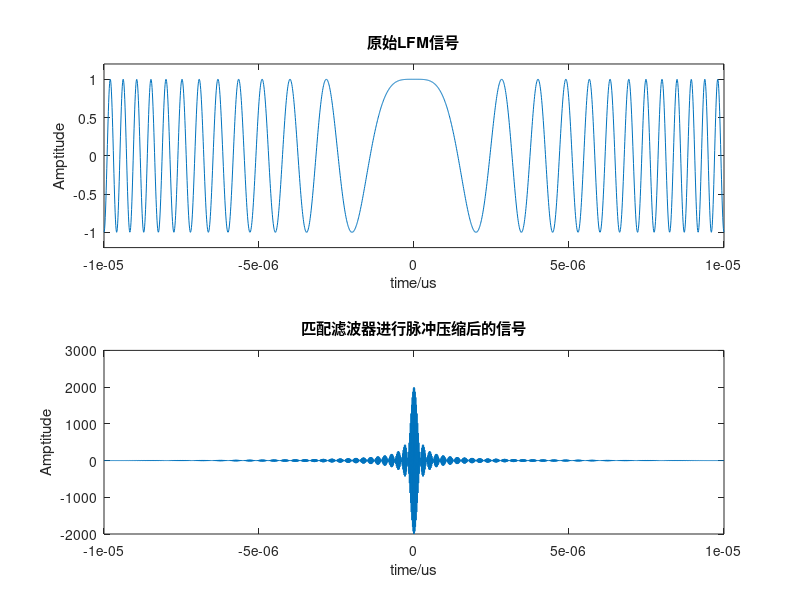

Recreate this plot in MATLAB. (Note: this script raises an error after producing the figure.)
clear;
%%参数设置
bw = 5e6;       %线性调频带宽10Mhz
tw = 20e-6;     %脉宽20us
a = 20;         %过采样率
fs = bw * a;    %采样频率
Ts = 1/fs;      %采样周期
k = bw/tw;      %k

%LFM波形生成
n = -tw/2:Ts:tw/2;
lfm_waveform = exp(1i*pi*k*n.^2);
%定义匹配滤波器
Gf0 = fftshift(fft(lfm_waveform));
Hf = conj(Gf0);
%生成脉冲压缩波形
cs_lfm_waveform = fftshift(ifft(Gf0 .* Hf));
figure(1);
subplot(211);
plot(n,real(lfm_waveform));
ylabel("Amptitude");
xlabel("time/us");
title("原始LFM信号");
xlim([-10e-6,10e-6]);
ylim([-1.2,1.2]);
subplot(212);
plot(n,real(cs_lfm_waveform));
ylabel("Amptitude");
xlabel("time/us");
title("匹配滤波器进行脉冲压缩后的信号");
xlim([-10e-6,10e-6]);
figure(2);
db_cs_lfm_waveform = db(cs_lfm_waveform/max(cs_lfm_waveform));
plot(n,db_cs_lfm_waveform);
xlim([-5e-6,5e-6]);
ylabel("Amptitude/dB");
xlabel("time/us");
title("脉冲压缩信号取dB并放大后的图像");
disp("矩形窗下的脉冲压缩信号：");
disp("IRW = "+num2str(calculate_irw(db_cs_lfm_waveform)));
disp("PSLR = "+num2str(calculate_PSLR(db_cs_lfm_waveform)));
disp("ISLR = "+num2str(calculate_ISLR(cs_lfm_waveform)));
text(-4e-6,-10,"IRW = "+num2str(calculate_irw(db_cs_lfm_waveform))+"us");
text(-4e-6,-15,"PSLR = "+num2str(calculate_PSLR(db_cs_lfm_waveform))+"dB");
text(-4e-6,-20,"ISLR = "+num2str(calculate_ISLR(cs_lfm_waveform))+"dB");

hanning_window = hann(2001).';
Gf1 = fft(hanning_window .* lfm_waveform);
Hf_han = conj(Gf1);
han_cs_lfm_waveform = fftshift(ifft(Hf_han .* Gf1));
db_han_cs_lfm_waveform = db(han_cs_lfm_waveform/max(han_cs_lfm_waveform));
figure(3);
plot(n,db_han_cs_lfm_waveform,'Color','b','DisplayName','Hanning Window');
hold on;
plot(n,db_cs_lfm_waveform,'Color','g','DisplayName','No Window');
legend;


xlim([-5e-6,5e-6]);
ylabel("Amptitude/dB");
xlabel("time/us");
disp("汉宁窗下的脉冲压缩信号：");
disp("IRW = "+num2str(calculate_irw(db_han_cs_lfm_waveform)));
disp("PSLR = "+num2str(calculate_PSLR(db_han_cs_lfm_waveform)));
disp("ISLR = "+num2str(calculate_ISLR(han_cs_lfm_waveform)));
title("加汉宁窗的脉冲压缩信号(in dB)");
text(-4e-6,-10,"Hanning:IRW = "+num2str(calculate_irw(db_han_cs_lfm_waveform))+"us");
text(-4e-6,-15,"PSLR = "+num2str(calculate_PSLR(db_han_cs_lfm_waveform))+"dB");
text(-4e-6,-20,"ISLR = "+num2str(calculate_ISLR(han_cs_lfm_waveform))+"dB");

hanning_window = hamming(2001).';
Gf1 = fft(hanning_window .* lfm_waveform);
Hf_han = conj(Gf1);
han_cs_lfm_waveform = fftshift(ifft(Hf_han .* Gf1));
db_han_cs_lfm_waveform = db(han_cs_lfm_waveform/max(han_cs_lfm_waveform));
plot(n,db_han_cs_lfm_waveform,'DisplayName','Hamming Window');
hold on;
legend;

xlim([-5e-6,5e-6]);
ylabel("Amptitude/dB");
xlabel("time/us");
disp("汉明窗下的脉冲压缩信号：");
disp("IRW = "+num2str(calculate_irw(db_han_cs_lfm_waveform)));
disp("PSLR = "+num2str(calculate_PSLR(db_han_cs_lfm_waveform)));
disp("ISLR = "+num2str(calculate_ISLR(han_cs_lfm_waveform)));
title("加汉明窗的脉冲压缩信号(in dB)");
text(-4e-6,-25,"Hamming :IRW = "+num2str(calculate_irw(db_han_cs_lfm_waveform))+"us");
text(-4e-6,-30,"PSLR = "+num2str(calculate_PSLR(db_han_cs_lfm_waveform))+"dB");
text(-4e-6,-35,"ISLR = "+num2str(calculate_ISLR(han_cs_lfm_waveform))+"dB");


hanning_window = blackman(2001).';
Gf1 = fft(hanning_window .* lfm_waveform);
Hf_han = conj(Gf1);
han_cs_lfm_waveform = fftshift(ifft(Hf_han .* Gf1));
db_han_cs_lfm_waveform = db(han_cs_lfm_waveform/max(han_cs_lfm_waveform));

plot(n,db_han_cs_lfm_waveform,'DisplayName','Blackman Window');
hold on;
legend;

xlim([-5e-6,5e-6]);
ylabel("Amptitude/dB");
xlabel("time/us");
disp("blackman窗下的脉冲压缩信号：");
disp("IRW = "+num2str(calculate_irw(db_han_cs_lfm_waveform)));
disp("PSLR = "+num2str(calculate_PSLR(db_han_cs_lfm_waveform)));
disp("ISLR = "+num2str(calculate_ISLR(han_cs_lfm_waveform)));
title("加blackman窗的脉冲压缩信号(in dB)");
text(-4e-6,-40,"Blackman:IRW = "+num2str(calculate_irw(db_han_cs_lfm_waveform))+"us");
text(-4e-6,-45,"PSLR = "+num2str(calculate_PSLR(db_han_cs_lfm_waveform))+"dB");
text(-4e-6,-50,"ISLR = "+num2str(calculate_ISLR(han_cs_lfm_waveform))+"dB");


hanning_window = kaiser(2001).';
Gf1 = fft(hanning_window .* lfm_waveform);
Hf_han = conj(Gf1);
han_cs_lfm_waveform = fftshift(ifft(Hf_han .* Gf1));
db_han_cs_lfm_waveform = db(han_cs_lfm_waveform/max(han_cs_lfm_waveform));

plot(n,db_han_cs_lfm_waveform,'DisplayName','Kaiser Window');
hold on;
legend;

xlim([-5e-6,5e-6]);
ylabel("Amptitude/dB");
xlabel("time/us");
disp("Kaiser窗下的脉冲压缩信号：");
disp("IRW = "+num2str(calculate_irw(db_han_cs_lfm_waveform)));
disp("PSLR = "+num2str(calculate_PSLR(db_han_cs_lfm_waveform)));
disp("ISLR = "+num2str(calculate_ISLR(han_cs_lfm_waveform)));
title("加窗的脉冲压缩信号(in dB)");
text(-4e-6,-55,"Kaiser:IRW = "+num2str(calculate_irw(db_han_cs_lfm_waveform))+"us");
text(-4e-6,-60,"PSLR = "+num2str(calculate_PSLR(db_han_cs_lfm_waveform))+"dB");
text(-4e-6,-65,"ISLR = "+num2str(calculate_ISLR(han_cs_lfm_waveform))+"dB");



%% 函数实现代码
%% IRW 冲激响应的3dB主瓣宽度
function [irw] = calculate_irw(Af)
    % 找到Af的最大位置
    [~,locmax] = max(Af);
    % 找到locmax左边最接近-3dB的位置
    [~,locleft] = min(abs(Af(1:locmax)+3));
    % 找到locmax右边最接近-3dB的位置
    [~,locright] = min(abs(Af(locmax:end)+3));
    locright = locright + locmax - 1;
    % 得到3dB波束宽度
    irw = locright-locleft;
end
%% PSLR函数 峰值旁瓣比，最大旁瓣与峰值的高度比
function [PSLR] = calculate_PSLR(Af)
    % 找到所有的pesks
    peaks = findpeaks(Af);
    % 对peaks进行降序排列
    peaks = sort(peaks,'descend');
    % 得到第一旁瓣
    PSLR = peaks(2);
end
%% ISLR 实现计算ISLR
function [Ratio] = calculate_ISLR(s)
[M,N] = size(s);
if N==1
    s = s.';
else 
    s = s;
end
L = length(s);
x = abs(s).^2;
ss = x;
[peak,position] = max(x);
 for loop = position:-1:1
     if x(loop)>x(loop-1)
        x(loop) = 0;
     else
        num = loop;
        break; 
     end
end
for loop = position+1:L
    if x(loop)>x(loop+1)
       x(loop) = 0;
    else
        Num = loop;
       break; 
    end
end
y = zeros(1,L);
y(1,num:1:Num) = ss(1,num:1:Num);
Ratio = 10*log10(abs(sum(ss,2)-sum(y,2))/sum(y,2));
end